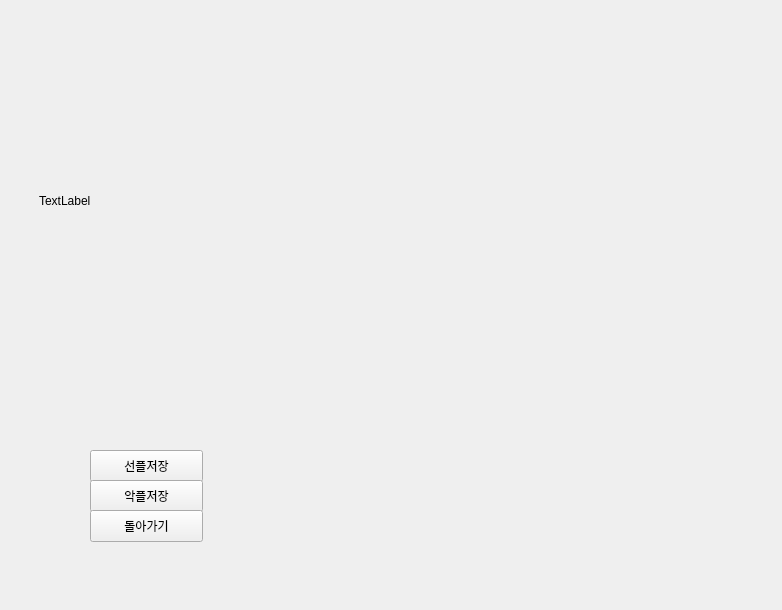
<?xml version="1.0" encoding="UTF-8"?>
<ui version="4.0">
 <class>Form</class>
 <widget class="QWidget" name="Form">
  <property name="geometry">
   <rect>
    <x>0</x>
    <y>0</y>
    <width>782</width>
    <height>610</height>
   </rect>
  </property>
  <property name="windowTitle">
   <string>Form</string>
  </property>
  <widget class="QPushButton" name="positive_btn">
   <property name="geometry">
    <rect>
     <x>90</x>
     <y>450</y>
     <width>113</width>
     <height>32</height>
    </rect>
   </property>
   <property name="text">
    <string>선플저장</string>
   </property>
  </widget>
  <widget class="QPushButton" name="negative_btn">
   <property name="geometry">
    <rect>
     <x>90</x>
     <y>480</y>
     <width>113</width>
     <height>32</height>
    </rect>
   </property>
   <property name="text">
    <string>악플저장</string>
   </property>
  </widget>
  <widget class="QPushButton" name="return_btn">
   <property name="geometry">
    <rect>
     <x>90</x>
     <y>510</y>
     <width>113</width>
     <height>32</height>
    </rect>
   </property>
   <property name="text">
    <string>돌아가기</string>
   </property>
  </widget>
  <widget class="QWidget" name="verticalLayoutWidget">
   <property name="geometry">
    <rect>
     <x>270</x>
     <y>380</y>
     <width>471</width>
     <height>211</height>
    </rect>
   </property>
   <layout class="QVBoxLayout" name="small_graph"/>
  </widget>
  <widget class="QLabel" name="photo">
   <property name="geometry">
    <rect>
     <x>39</x>
     <y>45</y>
     <width>701</width>
     <height>311</height>
    </rect>
   </property>
   <property name="text">
    <string>TextLabel</string>
   </property>
  </widget>
 </widget>
 <resources/>
 <connections>
  <connection>
   <sender>return_btn</sender>
   <signal>clicked()</signal>
   <receiver>Form</receiver>
   <slot>return_click()</slot>
   <hints>
    <hint type="sourcelabel">
     <x>141</x>
     <y>531</y>
    </hint>
    <hint type="destinationlabel">
     <x>124</x>
     <y>362</y>
    </hint>
   </hints>
  </connection>
  <connection>
   <sender>positive_btn</sender>
   <signal>clicked()</signal>
   <receiver>Form</receiver>
   <slot>positive_click()</slot>
   <hints>
    <hint type="sourcelabel">
     <x>163</x>
     <y>459</y>
    </hint>
    <hint type="destinationlabel">
     <x>207</x>
     <y>379</y>
    </hint>
   </hints>
  </connection>
  <connection>
   <sender>negative_btn</sender>
   <signal>clicked()</signal>
   <receiver>Form</receiver>
   <slot>negative_click()</slot>
   <hints>
    <hint type="sourcelabel">
     <x>123</x>
     <y>498</y>
    </hint>
    <hint type="destinationlabel">
     <x>45</x>
     <y>447</y>
    </hint>
   </hints>
  </connection>
 </connections>
 <slots>
  <slot>return_click()</slot>
  <slot>positive_click()</slot>
  <slot>negative_click()</slot>
 </slots>
</ui>
